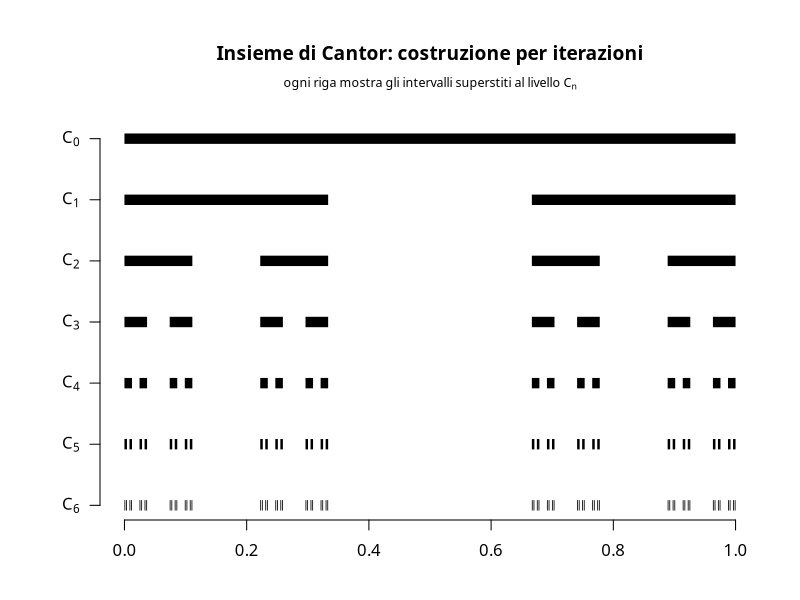

R code for this plot:
# Genera img/misura_cantor.png: le prime iterazioni della costruzione
# dell'insieme di Cantor (teoria_misura.md, §6), una riga per livello.

cantor_intervalli <- function(n) {
    intervalli <- matrix(c(0, 1), ncol = 2)
    for (k in seq_len(n)) {
        nuovi <- matrix(nrow = 0, ncol = 2)
        for (i in seq_len(nrow(intervalli))) {
            a <- intervalli[i, 1]
            b <- intervalli[i, 2]
            terzo <- (b - a) / 3
            nuovi <- rbind(nuovi, c(a, a + terzo), c(b - terzo, b))
        }
        intervalli <- nuovi
    }
    intervalli
}

n_livelli <- 6

# Spectral è il font usato dalla pagina GitHub (geoteo.net/static/style.css);
# richiede il device Cairo per essere referenziato per nome famiglia.
png("img/misura_cantor.png", width = 1400, height = 900, res = 150, type = "cairo")
par(mar = c(4, 5, 6.2, 2), family = "Spectral")
plot(NA, xlim = c(0, 1), ylim = c(n_livelli, 0),
     xlab = "", ylab = "", yaxt = "n", xaxt = "n", bty = "n")
mtext("Insieme di Cantor: costruzione per iterazioni", side = 3, line = 3.0, cex = 1.15, font = 2)
mtext(bquote("ogni riga mostra gli intervalli superstiti al livello" ~ C[n]), side = 3, line = 1.5, cex = 0.75)
axis(1, at = seq(0, 1, 0.2))
etichette <- do.call(expression, lapply(0:n_livelli, function(i) bquote(C[.(i)])))
axis(2, at = 0:n_livelli, labels = etichette, las = 1)

for (livello in 0:n_livelli) {
    ins <- cantor_intervalli(livello)
    segments(ins[, 1], livello, ins[, 2], livello, lwd = 10, lend = 1, col = "black")
}

dev.off()
